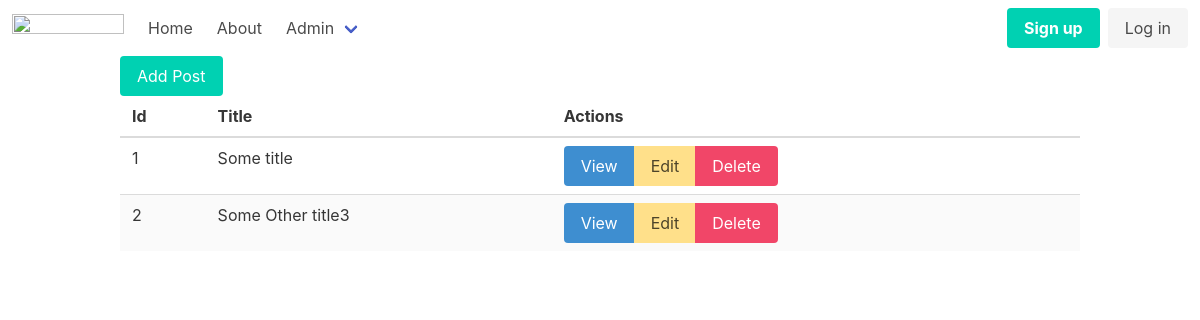
The page /admin/posts on the database as committed earlier.
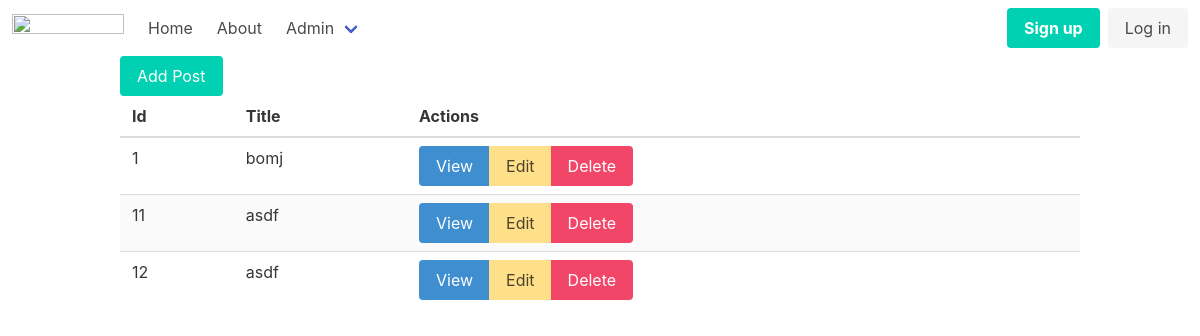
The same page on the database as committed later.
### tables this page shows
CREATE TABLE posts
(
    id    integer
        constraint posts_pk
            primary key autoincrement,
    title text not null,
    body  text
);

### src/Router.php (called while the page is built, shortened)
<?php
class Router {
    static $routes = [];
    private $path;
    private $method;
    public function __construct($path, $method){
        $this->path = parse_url($path, PHP_URL_PATH);
        $this->method = $method;
    }
    public function match(){
        foreach(self::$routes as $route){
            if($route['path'] === $this->path && $route['method'] === $this->method){
                return $route;
            }
        }
        return false;
    }
    public static function addRoutes($method, $path, $action){
        self::$routes[] = [
            'method' => $method,
            'path' => $path,
            'action' => $action
        ];
    }
}

### helpers.php (called while the page is built)
<?php
function view($viewName, $variables=[]){
    extract($variables);
    include __DIR__ . "/views/$viewName.php";
}

### src/Controllers/PostsController.php (called while the page is built, shortened)
<?php
class PostsController
{
    public function index()
    {
        $posts = Post::all();
        view('posts/index', compact('posts'));
    }
}

### src/DB.php (called while the page is built, shortened)
<?php
class DB {
    private $conn;
    public function __construct() {
        try {
            $this->conn = new PDO("sqlite:db.sqlite");
            $this->conn->setAttribute(PDO::ATTR_ERRMODE, PDO::ERRMODE_EXCEPTION);
        } catch(PDOException $e) {
            echo "Connection failed: " . $e->getMessage();
        }
    }
    public function all($table, $class){
        $stmt = $this->conn->prepare("SELECT * FROM $table");
        $stmt->execute();
        $stmt->setFetchMode(PDO::FETCH_CLASS, $class);
        return $stmt->fetchAll();
    }
}

### src/Models/Model.php (called while the page is built, shortened)
<?php
class Model
{
    static $table;
    public static function all()
    {
        $db = new DB();
        return $db->all(static::$table, static::class);
    }
}

### views/posts/index.php (the view)
<?php include __DIR__ . '/../partials/header.php' ?>
<div class="container">
    <a class="button is-primary" href="/admin/posts/new">Add Post</a>
    <table class="table is-fullwidth is-striped">
        <thead>
            <th>Id</th>
            <th>Title</th>
            <th>Actions</th>
        </thead>
        <tbody>
            <?php foreach($posts as $post): ?>
                <tr>
                    <td><?=$post->id?></td>
                    <td><?=$post->title?></td>
                    <td>
                        <div class="buttons has-addons">
                            <a class="button is-info" href="/admin/posts/view?id=<?=$post->id?>">View</a>
                            <a class="button is-warning" href="/admin/posts/edit?id=<?=$post->id?>">Edit</a>
                            <a class="button is-danger" href="/admin/posts/delete?id=<?=$post->id?>">Delete</a>
                        </div>
                    </td>
                </tr>
            <?php endforeach; ?>
        </tbody>
    </table>
</div>
<?php include __DIR__ . '/../partials/footer.php' ?>

### public/index.php (shortened to what this page needs)
<?php
spl_autoload_register(function ($class) {
    $class = substr($class, 4);
});
include __DIR__ . '/../helpers.php';
try {
    $router = new App\Router($_SERVER['REQUEST_URI'], $_SERVER['REQUEST_METHOD']);
    $match = $router->match();
    if ($match) {
        if (is_callable($match['action'])) {
            call_user_func($match['action']);
        } elseif (is_array($match['action']) && count($match['action']) === 2) {
            $controller = new $class();
            $method = $match['action'][1];
            $controller->$method();
        } else {
        }
    } else {
        throw new NotFoundException();
    }
} catch (NotFoundException $e) {
    http_response_code(404);
    view('404');
}

### views/partials/header.php (shortened to what this page needs)
<!DOCTYPE html>
<html lang="en">
<head>
    <link rel="stylesheet" href="https://cdn.jsdelivr.net/npm/bulma@0.9.4/css/bulma.min.css">
</head>
<body>
    <?php include __DIR__ . '/nav.php' ?>

### views/partials/nav.php (shortened to what this page needs)
<nav class="navbar" role="navigation" aria-label="main navigation">
    <div class="navbar-brand">
        <a class="navbar-item" href="https://bulma.io">
            <img src="https://bulma.io/images/bulma-logo.png" width="112" height="28">
        </a>
    </div>
    <div id="navbarBasicExample" class="navbar-menu">
        <div class="navbar-start">
            <a class="navbar-item" href="/">
                Home
            </a>
            <a class="navbar-item" href="/about">
                About
            </a>
            <div class="navbar-item has-dropdown is-hoverable">
                <a class="navbar-link">
                    Admin
                </a>
            </div>
        </div>
        <div class="navbar-end">
            <div class="navbar-item">
                <div class="buttons">
                    <a class="button is-primary">
                        <strong>Sign up</strong>
                    </a>
                    <a class="button is-light">
                        Log in
                    </a>
                </div>
            </div>
        </div>
    </div>
</nav>

Rows that differ between the two databases and show on the page:
removed posts: id "2", title "Some Other title3"
changed posts id 1: title "Some title" → "bomj"
added posts: id "11", title "asdf"
added posts: id "12", title "asdf"
